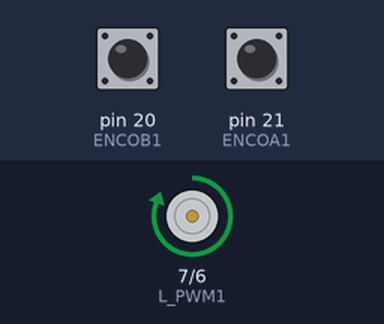
Recording of a sketch running on a simulated Arduino Mega 2560, built with avr-gcc and run on an emulated ATmega2560. Shown: motor-driver pin pairs drawn as motors (green arrow = first pin HIGH = forward, orange = second pin HIGH = backward, longer = more drive). The inputs (shaded band) are chosen by the test bench; at power-on: pin 20 (ENCOB1) HIGH, pin 21 (ENCOA1) HIGH. What the sketch prints to the serial monitor is not drawn.

Above: at 0.1 s.
Timing chart, 0 to 1.6 s (numbered marks = the images above):
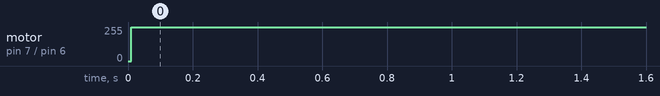

Measured:
- by itself, motor on pin 7 (L_PWM1) / pin 6 (R_PWM1): stopped → forward 255/255 at 0.01 s

The sketch:

22-pid-gripper-kiri.ino
```cpp
// Gripper new Arduino Mega
// Motor 1 - K21 ABU Robocon
#define R_PWM1 6
#define L_PWM1 7
#define ENCOA1 21
#define ENCOB1 20

int encoderPos_1 = 0;

long curT, prevT, eT = 0;
float ePrev, deltaT = 0;
float dt, eIntegral = 0;
int e;
float Kp, Ki, Kd, PID1;

float interval_elapsed_1;
float interval_limit_1;
unsigned long t1;
double t_1, Ts1;
int dir;

float MV1;

void setup() {
  Serial.begin(115200);

  pinMode(R_PWM1, OUTPUT);
  pinMode(L_PWM1, OUTPUT);
  pinMode(ENCOA1, INPUT_PULLUP);
  pinMode(ENCOB1, INPUT_PULLUP);
  attachInterrupt(digitalPinToInterrupt(ENCOA1), readEncoderA, CHANGE);
  attachInterrupt(digitalPinToInterrupt(ENCOB1), readEncoderB, CHANGE);

  Serial.println("target pos: ");
  interval_limit_1 = 0.05;
  interval_elapsed_1 = 0;
  delay(10);
}

void loop() {

  t1 = millis();
  Ts1 = (t1 - t_1) / 10;

  int setPoint1 = 2000;

  Kp = 0.3962;
  Ki = 0.005127;
  Kd = 0.021;

  curT = micros();
  eT = curT - prevT;
  deltaT = ((float) (curT - prevT)/1.0e6);
  prevT = curT;

  e = encoderPos_1 - setPoint1;

  dt = (e - ePrev) / deltaT;

  eIntegral = eIntegral + e * deltaT;

  PID1 = Kp * e + Ki * eIntegral + Kd * dt;

  MV1 = fabs(PID1);

  if (MV1 > 255){
    MV1 = 255;
  }

  if(PID1 < 0){
    dir = -1;
  }
  else{
    dir = 1;
  }

  ePrev = e;

  setMotor(dir, MV1, R_PWM1, L_PWM1);

  interval_elapsed_1 += Ts1;
  if (interval_elapsed_1 >= interval_limit_1) {
    Serial.print("SV: "); Serial.print(setPoint1); Serial.print("\t");
    Serial.print("PV: "); Serial.println(encoderPos_1);
  }

  t_1 = t1;

  delay(100);
}

void setMotor(int dir, int pwmVal, int lpwmVal, int rpwmVal){
  if (dir == 1) {
    analogWrite(R_PWM1, pwmVal);
    analogWrite(L_PWM1, 0);
  }
  else if(dir == -1){
    analogWrite(R_PWM1, 0);
    analogWrite(L_PWM1, pwmVal);
  }
  else{
    analogWrite(R_PWM1, 0);
    analogWrite(L_PWM1, 0);
  }
}

void readEncoderA() {
  int a = digitalRead(ENCOA1);
  int b = digitalRead(ENCOB1);
  if (a == HIGH) {
    if (b == LOW) {
      encoderPos_1++;
    }
    else {
      encoderPos_1--;
    }
  }
  else {
    if (b == HIGH) {
      encoderPos_1++;
    }
    else {
      encoderPos_1--;
    }
  }
}

void readEncoderB() {
  int a = digitalRead(ENCOA1);
  int b = digitalRead(ENCOB1);
  if (b == HIGH) {
    if (a == HIGH) {
      encoderPos_1++;
    }
    else {
      encoderPos_1--;
    }
  }
  else {
    if (a == LOW) {
      encoderPos_1++;
    }
    else {
      encoderPos_1--;
    }
  }
}
```
